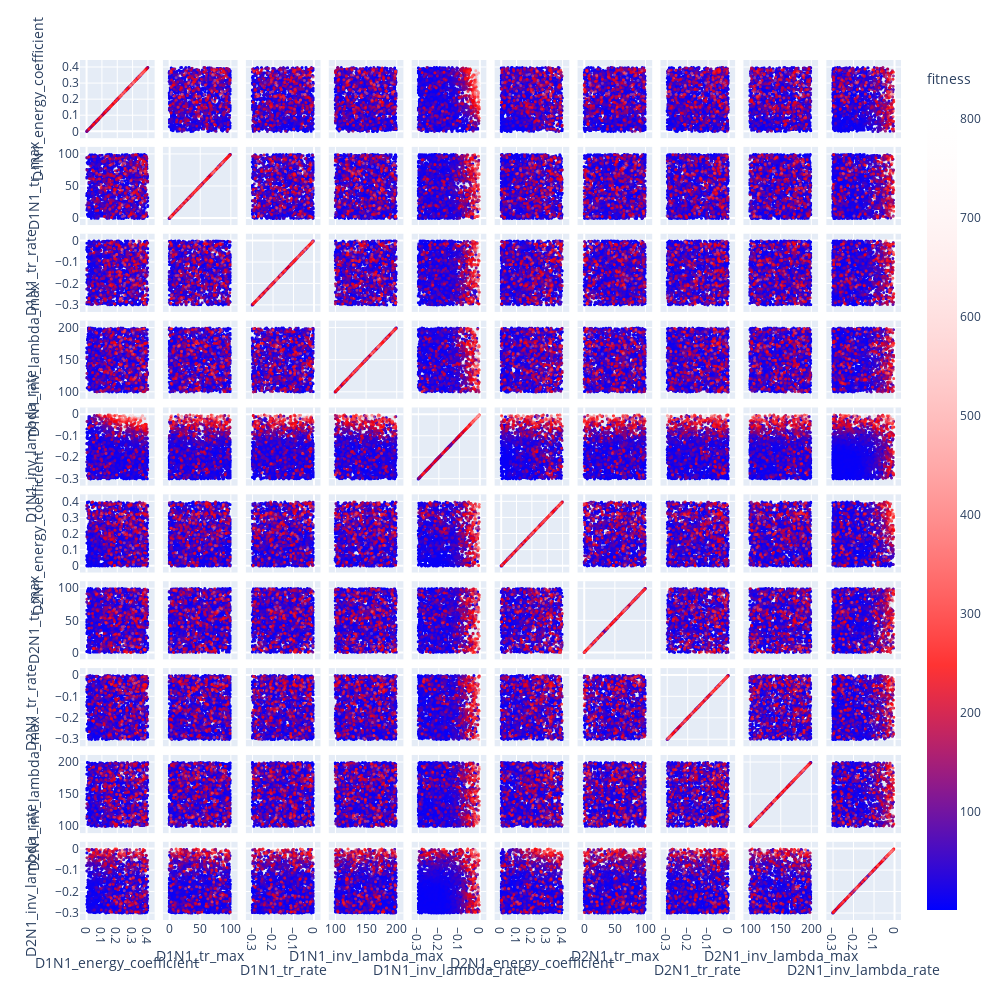

Notebook cell for this chart:
### Code cell
viewer.parameters_scatter_matrix(nbest=10_000)

### Figure 1 — Plotly figure (JSON) as saved in the notebook; plotly's stock layout.template omitted (floating-point values rounded to 4 significant figures; data arrays with more than 128 entries replaced by an {"elided": "..."} marker saying what was removed)
{"data": [{"dimensions": [{"axis": {"matches": true}, "label": "D1N1_energy_coefficient", "values": {"elided": "4182 float values"}}, {"axis": {"matches": true}, "label": "D1N1_tr_max", "values": {"elided": "4182 float values"}}, {"axis": {"matches": true}, "label": "D1N1_tr_rate", "values": {"elided": "4182 float values"}}, {"axis": {"matches": true}, "label": "D1N1_inv_lambda_max", "values": {"elided": "4182 float values"}}, {"axis": {"matches": true}, "label": "D1N1_inv_lambda_rate", "values": {"elided": "4182 float values"}}, {"axis": {"matches": true}, "label": "D2N1_energy_coefficient", "values": {"elided": "4182 float values"}}, {"axis": {"matches": true}, "label": "D2N1_tr_max", "values": {"elided": "4182 float values"}}, {"axis": {"matches": true}, "label": "D2N1_tr_rate", "values": {"elided": "4182 float values"}}, {"axis": {"matches": true}, "label": "D2N1_inv_lambda_max", "values": {"elided": "4182 float values"}}, {"axis": {"matches": true}, "label": "D2N1_inv_lambda_rate", "values": {"elided": "4182 float values"}}], "hovertemplate": "%{xaxis.title.text}=%{x}<br>%{yaxis.title.text}=%{y}<br>fitness=%{marker.color}<extra></extra>", "legendgroup": "", "marker": {"color": {"elided": "4182 float values"}, "coloraxis": "coloraxis", "size": 3, "symbol": "circle"}, "name": "", "showlegend": false, "type": "splom", "unselected": {"marker": {"opacity": 0.01}}}], "layout": {"coloraxis": {"colorbar": {"title": {"text": "fitness"}}, "colorscale": [[0, "rgba(0,0,255,1)"], [0.3, "rgba(255,0,0,0.8)"], [1, "rgba(255,255,255,0.0)"]]}, "dragmode": "select", "height": 1000, "legend": {"tracegroupgap": 0}, "margin": {"t": 60}, "width": 1000}}
